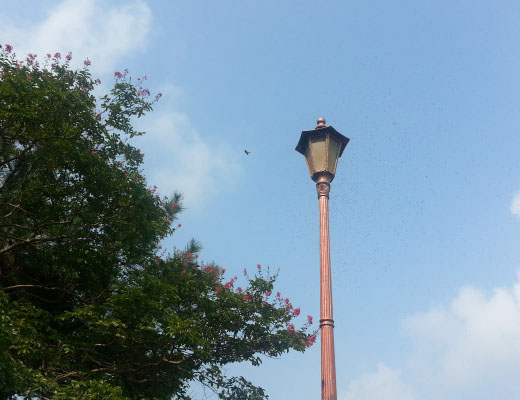
//> input picture OpenCV_Project3/image/bit_test.jpg, 520 x 400 px
$ ./Ex7.1.1   (built with g++ and OpenCV 4)
//> lines starting //> are read from the running program, lines starting //| are printed output that depends on the picture
#include<opencv2/opencv.hpp>
using namespace cv;
using namespace std;

void filter(Mat img, Mat& dst, Mat mask) {	//회선 수행함수
	dst = Mat(img.size(), CV_32F, Scalar(0));	//회선 결과 저장 행렬
	Point h_m = mask.size() / 2;	//마스크 중심 좌표

	cout << "at의 위치: "  << mask.at<float>(2, 0) << endl;

	for (int i = h_m.y; i < img.rows - h_m.y; i++) {
		for (int j = h_m.x; j < img.cols - h_m.x; j++) {
			float sum = 0;
			for (int u = 0; u < mask.rows; u++) {
				for (int v = 0; v < mask.cols; v++) {
					int y = i + u - h_m.y;
					int x = j + v - h_m.x;
					sum += mask.at<float>(v, u) * img.at<uchar>(y, x);
				}
			}
			dst.at<float>(i, j) = sum;
		}
	}
}

int main() {
	Mat image = imread("image/bit_test.jpg",IMREAD_GRAYSCALE);
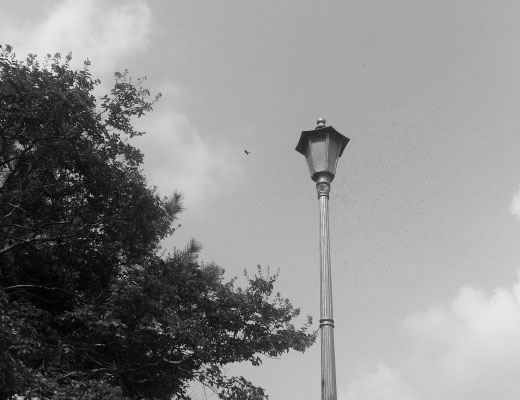
//> image: 400 rows x 520 cols, CV_8UC1; min 0, max 238, mean 139.5
	CV_Assert(image.data);

	float data[] = {
		1 / 9.f ,1 / 9.f ,1 / 9.f,
		1 / 9.f, 1 / 9.f, 1 / 9.f,
		1 / 3.f, 1 / 9.f, 1 / 9.f
	};
	Mat mask(3, 3, CV_32F, data);
	Mat blur;
	filter(image, blur, mask);
//> after the loop in filter, `for (int i = h_m.y; i < img.rows - h_m.y; i++)`:
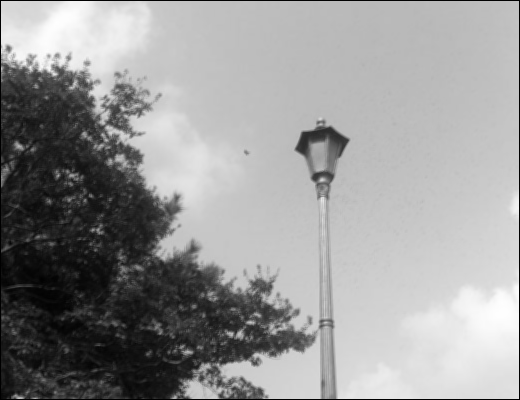
//> dst: 400 rows x 520 cols, CV_32FC1; min 0, max 282.7, mean 169; drawn with min black and max white
	blur.convertTo(blur, CV_8U);
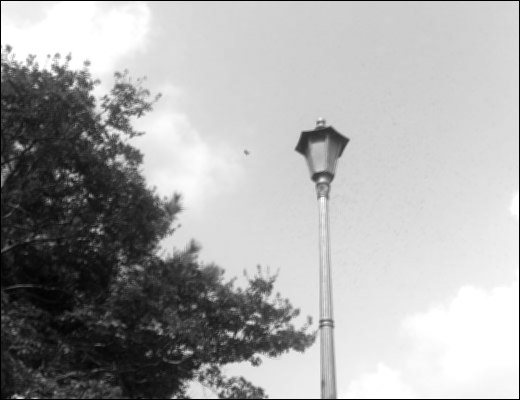
//> blur: 400 rows x 520 cols, CV_8UC1; min 0, max 255, mean 168.4

	imshow("image", image), imshow("blur", blur);
	waitKey();
	return 0;
}

$ run again, with OpenCV_Project3/image/lightning1.jpg copied over OpenCV_Project3/image/bit_test.jpg
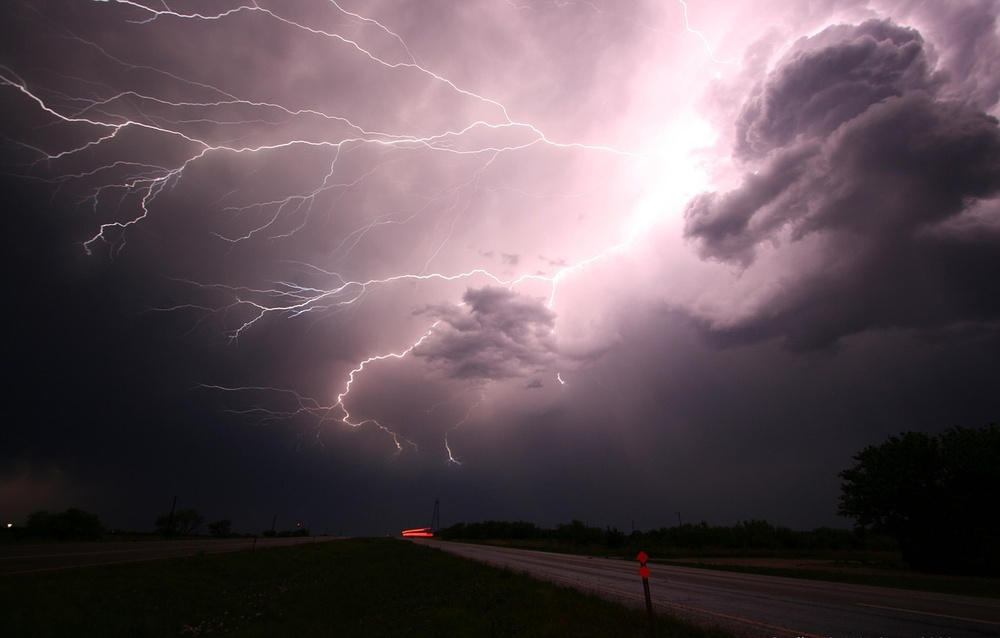
//> input picture OpenCV_Project3/image/lightning1.jpg, 1000 x 638 px, shrunk from 1280 x 817 before the run
//> `Mat image = imread("image/bit_test.jpg",IMREAD_GRAYSCALE);`:
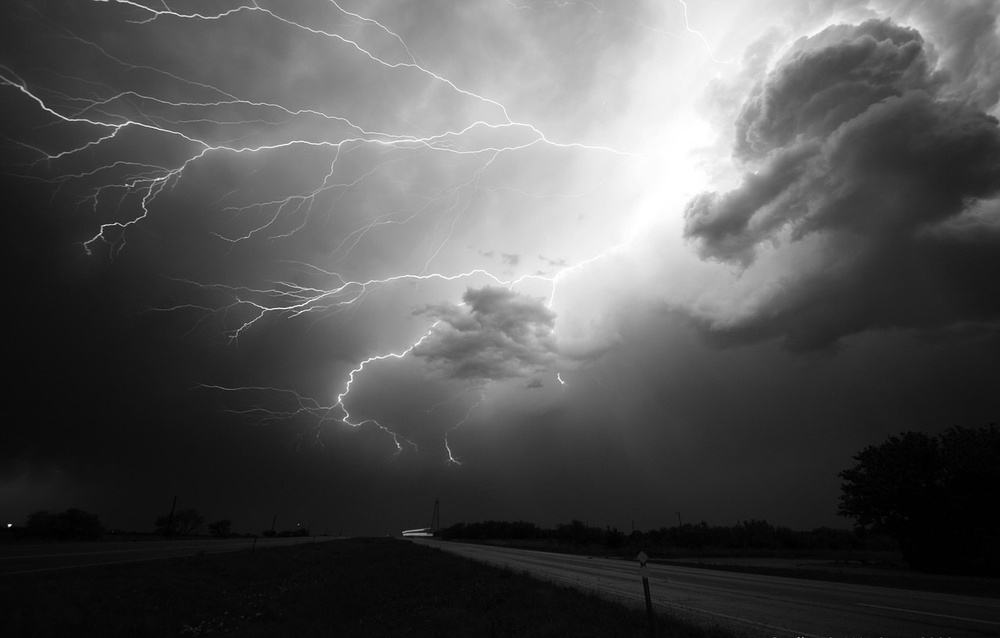
//> image: 638 rows x 1000 cols, CV_8UC1; min 0, max 255, mean 83.2
//> `blur.convertTo(blur, CV_8U);`:
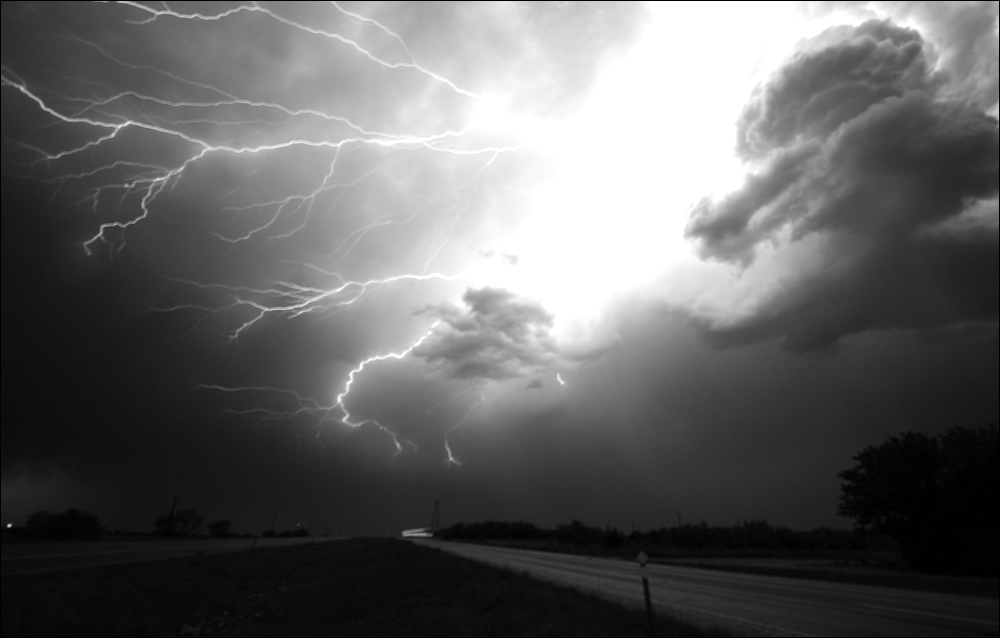
//> blur: 638 rows x 1000 cols, CV_8UC1; min 0, max 255, mean 99

$ run again, with OpenCV_Project3/image/m1_woman1.jpg copied over OpenCV_Project3/image/bit_test.jpg
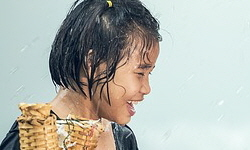
//> input picture OpenCV_Project3/image/m1_woman1.jpg, 250 x 150 px
//> after the loop in filter, `for (int i = h_m.y; i < img.rows - h_m.y; i++)`:
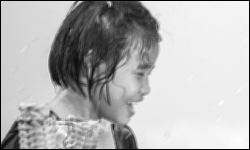
//> dst: 150 rows x 250 cols, CV_32FC1; min 0, max 302.7, mean 213.4; drawn with min black and max white
//> `blur.convertTo(blur, CV_8U);`:
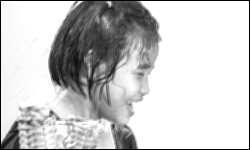
//> blur: 150 rows x 250 cols, CV_8UC1; min 0, max 255, mean 201.4
